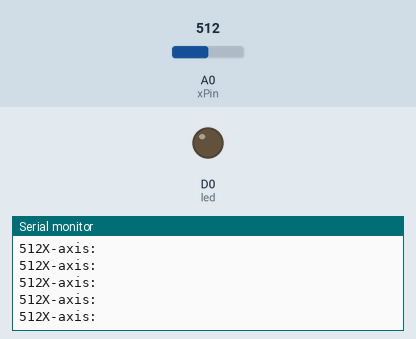
A sketch run on a simulated ESP8266 (NodeMCU). Parts: output pins drawn as LEDs (lit = HIGH), the last lines printed to the serial monitor. The test bench sets the inputs (shaded band); at power-on: A0 (xPin) = 512.

Above: at 1.2 s.
1.3 s: A0 (xPin) set to 420
At 1.48 s:
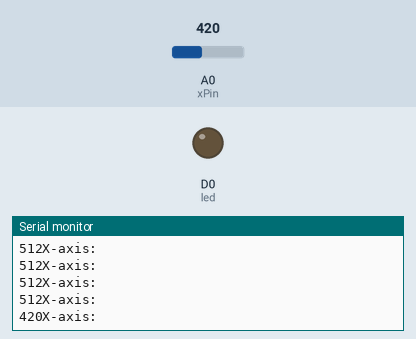
4.3 s: A0 (xPin) set to 391
At 4.34 s:
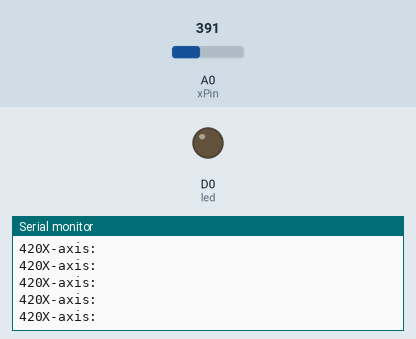
5.8 s: A0 (xPin) set to 288
At 5.84 s:
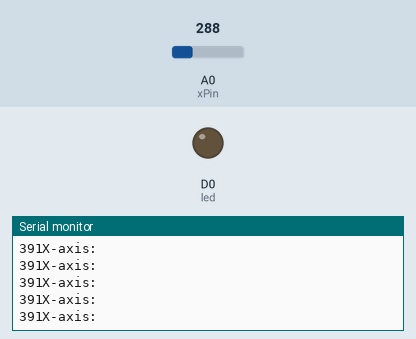
7.3 s: A0 (xPin) set to 263
At 7.35 s:
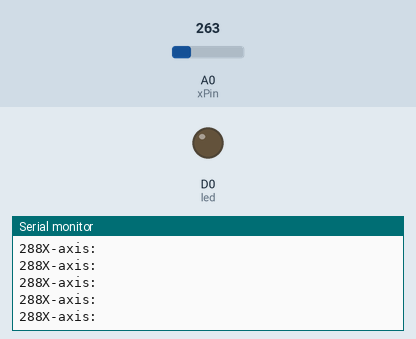
8.8 s: A0 (xPin) set to 168
At 8.85 s:
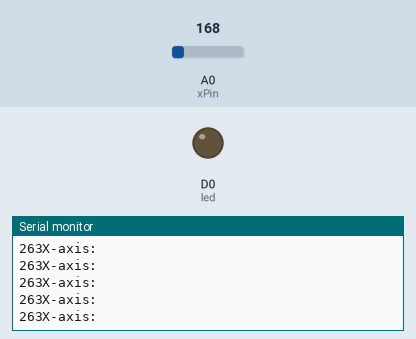
10.3 s: A0 (xPin) set to 137
At 10.35 s:
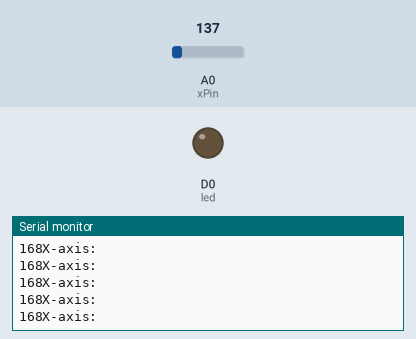
Timing chart, 0 to 12.8 s (numbered marks = the images above; inputs shaded):
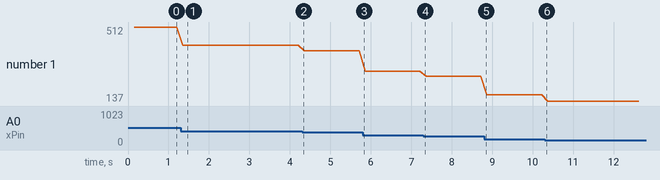

The sketch:

accelerometer.ino
```cpp
 const int xPin = A0;
 const int led=D0;

void setup() {
  pinMode(led,OUTPUT);
  digitalWrite(led,LOW);
  // put your setup code here, to run once:
  Serial.begin(115200);
}

void loop() {
  // put your main code here, to run repeatedly:
  int x1 = analogRead(xPin);
  delay(150);
  int x2 = analogRead(xPin);

  if(x1-x2>=110)
  {
    Serial.print(x2);
    digitalWrite(led,HIGH);
//    delay(3000);
//    digitalWrite(led,LOW);

  }


  Serial.print("X-axis:\n");
  Serial.print(x2);
}
```

Measured:
- after the input at 1.3 s, the serial monitor: prints a new line after 0.05 s (image 1)
- plotted number 1: 512 → 420 after the input at 1.3 s, 420 → 391 after the input at 4.3 s, 391 → 288 after the input at 5.8 s, 288 → 263 after the input at 7.3 s, 263 → 168 after the input at 8.8 s
